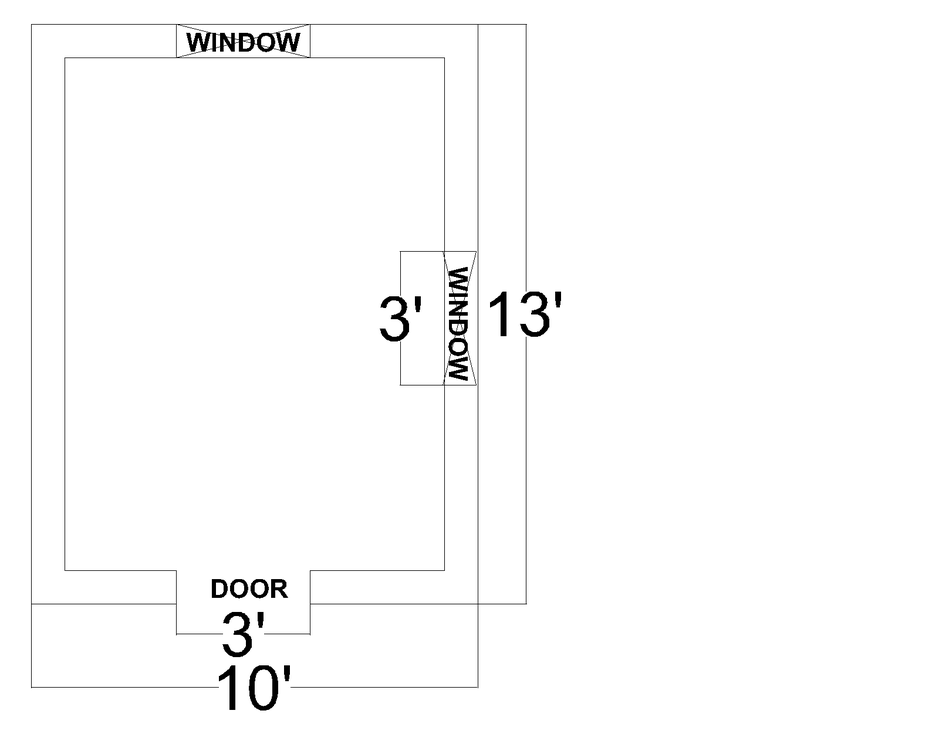
#> input picture data/samples/PLAN1.png, 939 x 751 px, shrunk from 1600 x 1280 before the run
$ python -i area_contours.py   (imports and definitions only)
#> lines starting #> are read from the running program, lines starting #| are printed output that depends on the picture; after the words box and inside, x2 and y2 are one past the last pixel; in counts of white or black regions, pixels touching at a corner belong together
#> further down, picture is the input picture: shape (751, 939); min 0, max 255, mean 251.4
# src/area_contours.py
import cv2
import json
import math
import argparse
import numpy as np
from pathlib import Path

# [18 lines left out: functions load_scale, to_unit2, not called in this run]

def find_room_area_contour(gray: np.ndarray):
    """
    Starter heuristic:
    - Threshold to binary (lines dark on light background)
    - Invert so lines become white (foreground)
    - Find external contours; sort by area (descending)
    - Return the 2nd largest contour as "room" (inner cavity),
      falling back to the largest if only one is found.
    """
    # adaptive threshold is robust on scans
    bin_im = cv2.adaptiveThreshold(
        gray, 255, cv2.ADAPTIVE_THRESH_GAUSSIAN_C,
        cv2.THRESH_BINARY_INV, 35, 10
    )
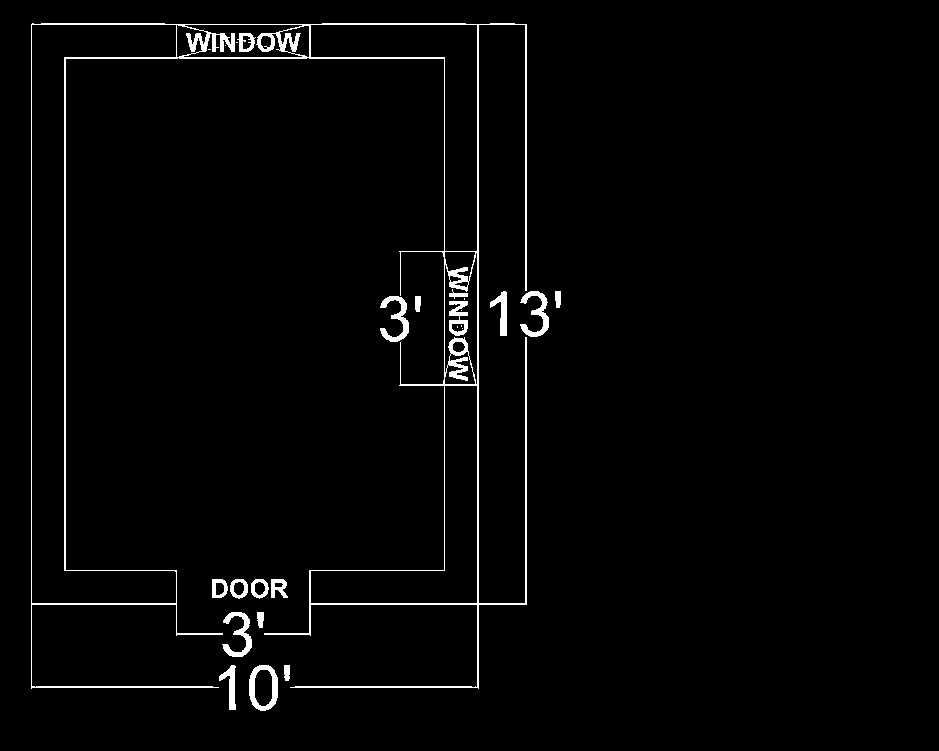
#> bin_im: shape (751, 939); 2.2% white; 26 white regions (8 under 20 px), largest, box (x1, y1, x2, y2) and area: (31, 23, 527, 689) 10613, (249, 665, 278, 711) 587, (380, 296, 409, 342) 529
    # clean small gaps
    kernel = np.ones((3,3), np.uint8)
    bin_im = cv2.morphologyEx(bin_im, cv2.MORPH_CLOSE, kernel, iterations=2)
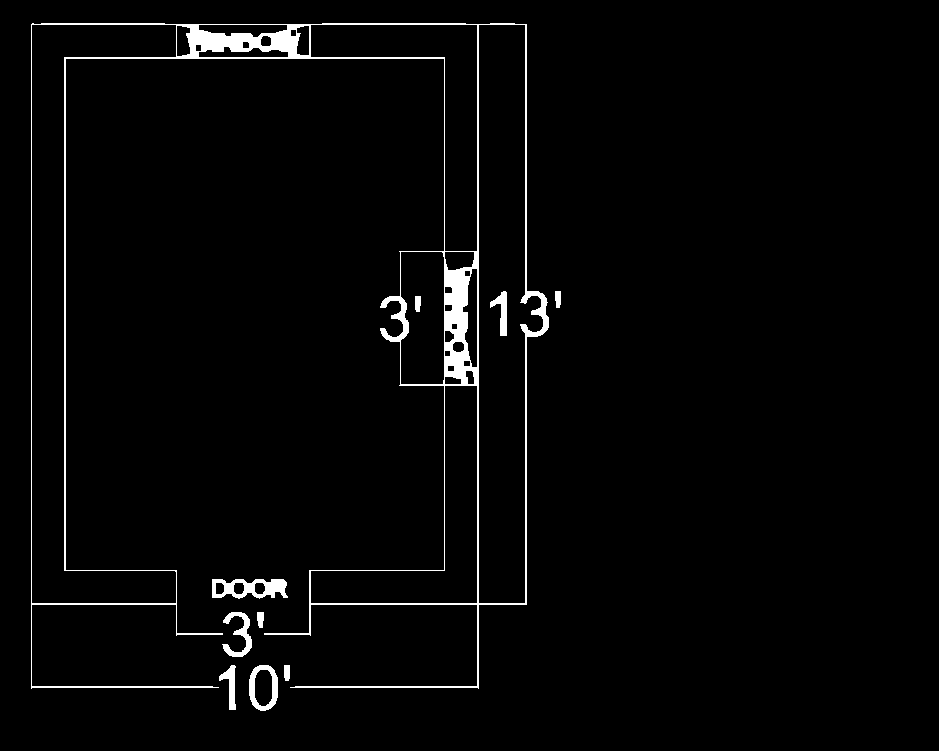
#> bin_im: shape (751, 939); 2.5% white; 10 white regions

    # external contours only
    cnts, _ = cv2.findContours(bin_im, cv2.RETR_EXTERNAL, cv2.CHAIN_APPROX_SIMPLE)
#> cnts = 8 contours; box (x1, y1, x2, y2) and area: (31, 23, 549, 689) 96385, (212, 579, 288, 599) 1096, (249, 665, 278, 711) 1066, (222, 612, 252, 657) 437, (219, 665, 236, 710) 288, (257, 612, 264, 628) 76, (284, 665, 290, 681) 71, (555, 291, 561, 308) 71
    if not cnts:
        return None, bin_im

    cnts = sorted(cnts, key=cv2.contourArea, reverse=True)
    if len(cnts) >= 2:
        return cnts[1], bin_im  # inner region (typical walls drawn as double lines)
    else:
        return cnts[0], bin_im  # fallback

# [60 lines left out: function main, not called in this run]

# [2 lines not run here, left out]

>>> import cv2
>>> picture = cv2.imread('../data/samples/PLAN1.png', cv2.IMREAD_GRAYSCALE)
>>> result = find_room_area_contour(picture)
